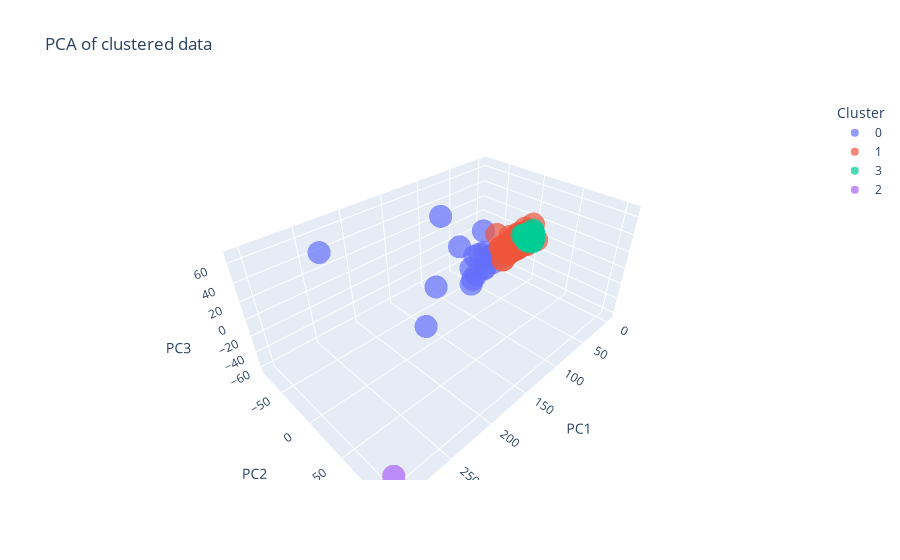

This figure's notebook cell:
### Markdown cell above
we clearly see that the ward method is the most effficent since it gives use 2 main clusters.
we then proceed plotting the clusters we found thanks to this method.

### Code cell
# Perform hierarchical clustering
model = AgglomerativeClustering(n_clusters=4, linkage='ward')
model.fit(data_scaled)
model_labels = [str(label) for label in model.labels_]


# Calculate cluster means
cluster_means = []
for i in range(model.n_clusters_):
    cluster_means.append(data_scaled[model.labels_ == i].mean())

# Perform PCA
pca = PCA(n_components=3)
pca_data = pca.fit_transform(data_scaled)

# Create DataFrame for clustered data
df_clustered = pd.DataFrame({
    'PC1': pca_data[:, 0],
    'PC2': pca_data[:, 1],
    'PC3': pca_data[:, 2],
    'Cluster': model_labels
})

# Plot with Plotly Express
fig = px.scatter_3d(df_clustered, x='PC1', y='PC2', z='PC3', color='Cluster',
                    opacity=0.7, size_max=10,
                    title='PCA of clustered data')

# # Add annotations for legend
# for i, mean in enumerate(cluster_means):
#     fig.add_annotation(x=mean[0], y=mean[1], z=mean[2],
#                        text=f'Cluster {i+1}',
#                        showarrow=False,
#                        font=dict(color=sns.color_palette("Set1", n_colors=4)[i]))

fig.show()

### Figure 1 — Plotly figure (JSON) as saved in the notebook; plotly's stock layout.template omitted (floating-point values rounded to 4 significant figures; data arrays with more than 128 entries replaced by an {"elided": "..."} marker saying what was removed)
{"data": [{"hovertemplate": "Cluster=0<br>PC1=%{x}<br>PC2=%{y}<br>PC3=%{z}<extra></extra>", "legendgroup": "0", "marker": {"color": "#636efa", "opacity": 0.7, "symbol": "circle"}, "mode": "markers", "name": "0", "scene": "scene", "showlegend": true, "type": "scatter3d", "x": [51.55, 81.98, 81.76, 135.5, 156.0, 135.7, 131.9, 232.1, 60.43, 153.2, 75.93, 74.77, 111.5, 101.7, 74.84, 67.81, 74.12, 71.73, 87.22], "y": [-32.08, -21.13, -14.12, -15.06, 48.25, 41.96, -27.48, -81.8, -11.19, -22.05, -6.368, -8.615, 4.224, -21.8, -1.203, 1.145, -16.82, 0.6876, -14.15], "z": [13.67, -40.4, -23.93, 67.08, 58.39, 51.05, -22.88, 39.54, -6.477, -62.88, -13.38, -16.73, 5.977, 17.3, 2.763, 3.278, -1.157, -5.939, -27.85]}, {"hovertemplate": "Cluster=1<br>PC1=%{x}<br>PC2=%{y}<br>PC3=%{z}<extra></extra>", "legendgroup": "1", "marker": {"color": "#EF553B", "opacity": 0.7, "symbol": "circle"}, "mode": "markers", "name": "1", "scene": "scene", "showlegend": true, "type": "scatter3d", "x": [14.03, 8.713, 11.0, 12.77, 13.54, 18.4, 4.99, 5.002, 8.148, 17.03, 12.67, 8.39, 12.9, 13.29, 12.0, 13.16, 11.8, 14.95, 26.36, 9.584, 17.83, 16.45, 11.17, 9.326, 18.65, 6.86, 10.47, 42.43, 12.88, 44.81, 6.517, 17.33, 23.13, 9.375, 11.47, 15.9, 7.74, 7.669, 16.48, 15.21, 9.727, 9.871, 22.94, 24.57, 19.54, 18.8, 19.65, 50.03, 14.16, 8.792, 13.52, 11.81, 13.44, 19.59, 32.26, 20.87, 48.78, 15.65, 9.004, 13.7, 16.67, 18.73, 30.36, 29.66, 8.009, 46.19, 46.55, 24.69, 35.9, 52.53, 10.26, 11.48, 28.7, 39.77, 51.1, 11.37, 27.1, 42.29, 41.84, 18.66, 14.39, 30.3, 13.0, 9.158, 15.23, 20.41, 18.58, 13.37, 10.17, 32.26, 12.45, 11.45, 39.56, 16.68, 16.35, 13.42, 12.73, 40.78, 34.66, 12.26, 16.65, 9.074, 39.27, 30.79, 30.57, 23.72, 20.95, 34.45, 9.168, 39.62, 39.74, 8.34, 32.19, 9.946, 11.69, 25.75, 9.714, 31.53, 26.53, 10.23], "y": [-8.74, 1.899, 0.7129, -1.989, 15.95, 5.019, 3.445, 4.551, -2.478, -1.955, -6.145, 0.2216, -0.4448, 1.102, -2.227, 0.7728, -3.362, -4.697, -12.53, -3.641, -4.015, -0.07654, -3.42, 0.3556, -6.892, 1.73, -3.381, -8.304, 0.6418, -17.67, 2.792, -4.899, -6.238, -0.8441, 1.174, 2.685, -1.54, -0.2872, 2.635, -5.677, -0.3338, -2.006, -1.071, 3.772, -3.558, -1.612, -5.933, -2.721, -3.075, -1.552, 0.8512, -0.4608, -1.132, -7.949, 3.482, -0.004241, 2.527, 1.972, -3.225, -3.008, -1.215, -5.674, -5.086, -0.4147, -2.634, -8.952, 0.6742, -6.359, -5.603, 0.5478, -2.584, -3.345, -3.079, -8.471, -6.675, 2.497, 6.222, 1.198, -1.941, -2.309, -4.234, 1.247, 0.09437, -0.5239, -4.076, -2.364, -4.2, -2.491, -3.656, -0.9453, -3.415, -4.041, -3.514, -4.493, 4.739, -2.345, 0.6708, -4.995, -6.455, -0.7411, 2.681, 1.614, 5.244, 2.179, -3.918, 2.685, -0.1707, -2.277, -1.547, -2.083, -2.088, -0.8205, 1.611, -1.849, 0.2463, -0.9893, -1.794, -7.307, -8.009, -2.762], "z": [4.121, 2.31, -4.762, 14.11, 5.924, 13.54, 18.36, 7.261, -4.768, -6.618, 6.173, 10.48, -2.814, -1.495, -4.957, -6.209, 3.684, 5.193, 4.523, -4.254, 2.848, -4.461, -3.874, -2.318, 7.636, 6.251, -3.216, -19.09, 3.155, 12.02, 3.557, -9.499, 0.7667, -0.4011, 7.443, 5.284, -0.1824, 5.015, 5.22, 2.811, 3.464, 3.21, -4.323, -1.476, -3.557, -8.206, 3.899, 0.8545, -4.297, -2.028, -0.8754, 4.375, -3.743, -1.236, -2.579, 1.779, 1.087, -2.567, 0.951, -0.8355, -0.9991, -3.72, -2.081, -4.048, -0.8628, -0.3081, -6.192, 5.939, 3.114, -10.51, -0.6207, -2.754, -2.288, -4.946, 1.393, 4.359, 0.5792, 0.7678, -8.614, -4.914, -1.434, 1.354, 2.437, -0.7863, -5.146, -3.686, -6.996, -2.483, -1.185, -0.8602, 0.7858, -1.786, -8.047, 0.5527, -3.713, -4.215, 2.084, 3.604, -2.923, -4.236, 1.886, 0.1226, 1.928, -4.545, -10.24, -3.32, -1.941, 0.9181, -2.919, 5.926, 5.948, -0.5631, -4.171, -2.884, 2.844, -0.2726, -1.029, -1.269, -3.988, -1.288]}, {"hovertemplate": "Cluster=3<br>PC1=%{x}<br>PC2=%{y}<br>PC3=%{z}<extra></extra>", "legendgroup": "3", "marker": {"color": "#00cc96", "opacity": 0.7, "symbol": "circle"}, "mode": "markers", "name": "3", "scene": "scene", "showlegend": true, "type": "scatter3d", "x": {"elided": "2860 float values"}, "y": {"elided": "2860 float values"}, "z": {"elided": "2860 float values"}}, {"hovertemplate": "Cluster=2<br>PC1=%{x}<br>PC2=%{y}<br>PC3=%{z}<extra></extra>", "legendgroup": "2", "marker": {"color": "#ab63fa", "opacity": 0.7, "symbol": "circle"}, "mode": "markers", "name": "2", "scene": "scene", "showlegend": true, "type": "scatter3d", "x": [302.9], "y": [107.6], "z": [-38.83]}], "layout": {"legend": {"title": {"text": "Cluster"}, "tracegroupgap": 0}, "scene": {"domain": {"x": [0, 1], "y": [0, 1]}, "xaxis": {"title": {"text": "PC1"}}, "yaxis": {"title": {"text": "PC2"}}, "zaxis": {"title": {"text": "PC3"}}}, "title": {"text": "PCA of clustered data"}}}
